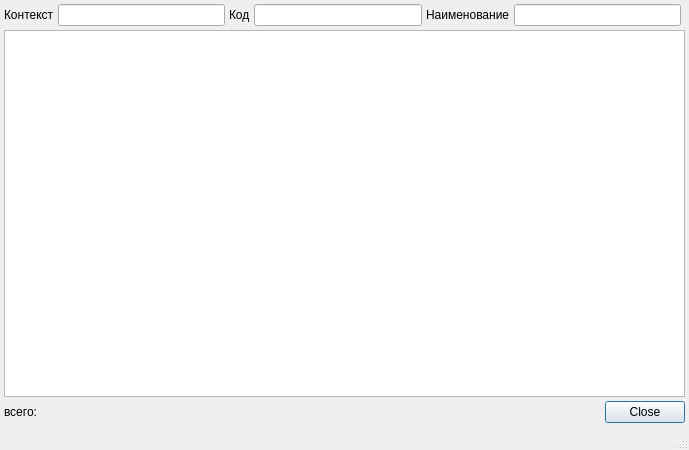
<?xml version="1.0" encoding="UTF-8"?>
<ui version="4.0">
 <class>RBPrintTemplateListDialog</class>
 <widget class="QDialog" name="RBPrintTemplateListDialog">
  <property name="windowModality">
   <enum>Qt::ApplicationModal</enum>
  </property>
  <property name="geometry">
   <rect>
    <x>0</x>
    <y>0</y>
    <width>689</width>
    <height>450</height>
   </rect>
  </property>
  <property name="windowTitle">
   <string>Список записей</string>
  </property>
  <property name="sizeGripEnabled">
   <bool>true</bool>
  </property>
  <property name="modal">
   <bool>true</bool>
  </property>
  <layout class="QGridLayout" name="gridLayout">
   <property name="margin">
    <number>4</number>
   </property>
   <property name="spacing">
    <number>4</number>
   </property>
   <item row="0" column="3">
    <widget class="QLineEdit" name="edtCodeFilter"/>
   </item>
   <item row="0" column="4">
    <widget class="QLabel" name="lblNameFilter">
     <property name="text">
      <string>Наименование</string>
     </property>
    </widget>
   </item>
   <item row="0" column="5">
    <widget class="QLineEdit" name="edtNameFilter"/>
   </item>
   <item row="0" column="2">
    <widget class="QLabel" name="lblCodeFilter">
     <property name="text">
      <string>Код</string>
     </property>
    </widget>
   </item>
   <item row="2" column="4" colspan="3">
    <widget class="QDialogButtonBox" name="buttonBox">
     <property name="standardButtons">
      <set>QDialogButtonBox::Close</set>
     </property>
    </widget>
   </item>
   <item row="0" column="1">
    <widget class="QLineEdit" name="edtContextFilter"/>
   </item>
   <item row="1" column="0" colspan="7">
    <widget class="CSortFilterProxyTableView" name="tblItems">
     <property name="whatsThis">
      <string comment="ура!">список записей</string>
     </property>
     <property name="tabKeyNavigation">
      <bool>false</bool>
     </property>
     <property name="alternatingRowColors">
      <bool>true</bool>
     </property>
    </widget>
   </item>
   <item row="0" column="0">
    <widget class="QLabel" name="lblContextFilter">
     <property name="text">
      <string>Контекст</string>
     </property>
    </widget>
   </item>
   <item row="3" column="0" colspan="4">
    <widget class="QStatusBar" name="statusBar">
     <property name="sizePolicy">
      <sizepolicy hsizetype="Preferred" vsizetype="Fixed">
       <horstretch>0</horstretch>
       <verstretch>0</verstretch>
      </sizepolicy>
     </property>
     <property name="toolTip">
      <string>A status bar</string>
     </property>
     <property name="whatsThis">
      <string>A status bar.</string>
     </property>
     <property name="sizeGripEnabled">
      <bool>false</bool>
     </property>
    </widget>
   </item>
   <item row="2" column="0" colspan="4">
    <layout class="QHBoxLayout">
     <property name="spacing">
      <number>6</number>
     </property>
     <property name="margin">
      <number>0</number>
     </property>
     <item>
      <widget class="QLabel" name="label">
       <property name="text">
        <string>всего: </string>
       </property>
      </widget>
     </item>
     <item>
      <spacer>
       <property name="orientation">
        <enum>Qt::Horizontal</enum>
       </property>
       <property name="sizeHint" stdset="0">
        <size>
         <width>40</width>
         <height>20</height>
        </size>
       </property>
      </spacer>
     </item>
    </layout>
   </item>
  </layout>
 </widget>
 <customwidgets>
  <customwidget>
   <class>CSortFilterProxyTableView</class>
   <extends>QTableView</extends>
   <header>library/SortFilterProxyTableView.h</header>
  </customwidget>
 </customwidgets>
 <tabstops>
  <tabstop>tblItems</tabstop>
  <tabstop>edtCodeFilter</tabstop>
  <tabstop>edtNameFilter</tabstop>
  <tabstop>buttonBox</tabstop>
 </tabstops>
 <resources/>
 <connections>
  <connection>
   <sender>buttonBox</sender>
   <signal>rejected()</signal>
   <receiver>RBPrintTemplateListDialog</receiver>
   <slot>close()</slot>
   <hints>
    <hint type="sourcelabel">
     <x>623</x>
     <y>409</y>
    </hint>
    <hint type="destinationlabel">
     <x>626</x>
     <y>425</y>
    </hint>
   </hints>
  </connection>
 </connections>
</ui>
